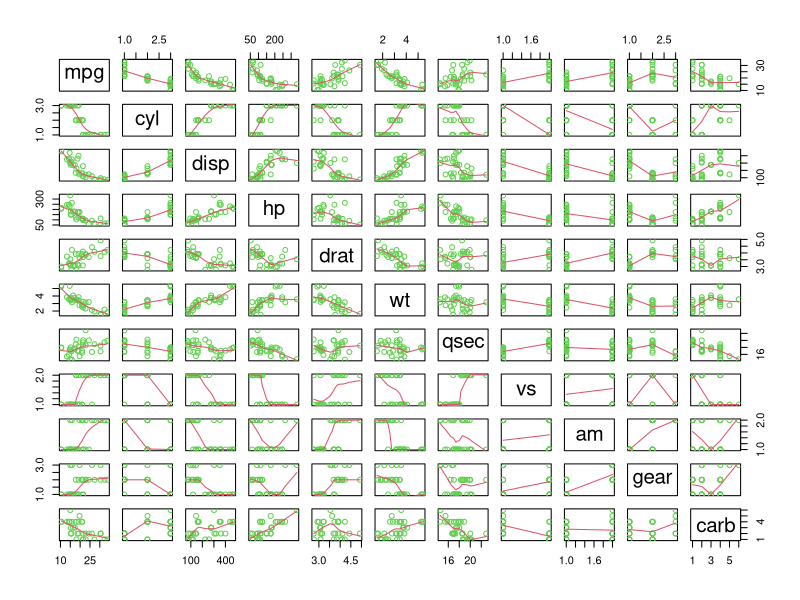
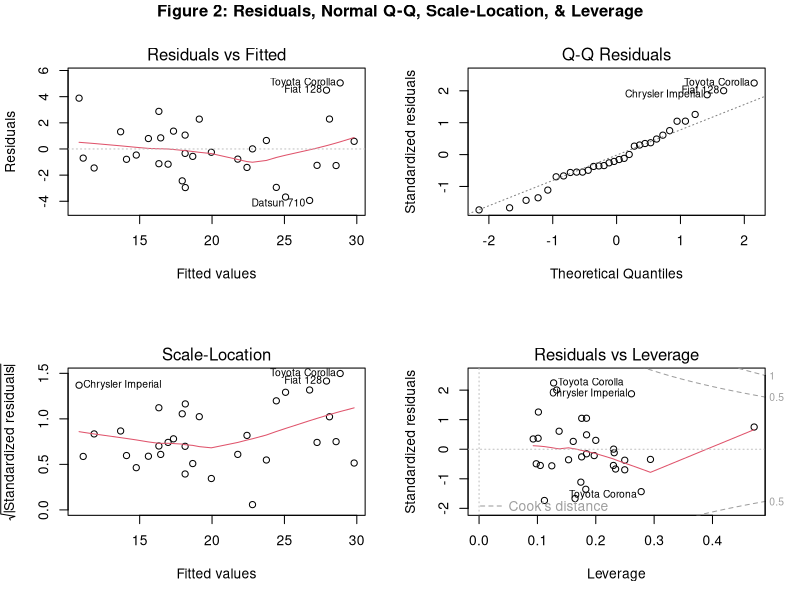

Here is the R script that generated these plots, in order:
## ---- chunk 1
library(datasets)
## ---- chunk 2
data(mtcars)
## ---- chunk 3
mtcars$cyl  <- factor(mtcars$cyl)
mtcars$vs   <- factor(mtcars$vs)
mtcars$am   <- factor(mtcars$am, labels = c("Automatic","Manual"))
mtcars$gear <- factor(mtcars$gear)
mtcars$carb <- factor(mtcars$carb)
pairs(mtcars, panel = panel.smooth, col = 3 )
## ---- chunk 4
model1 <- lm(mpg ~ ., mtcars) #initial model
best_model <- step(model1, direction = "both") #best fit model
## ---- chunk 5
summary(best_model)
## ---- chunk 6
summary(best_model)$r.squared
## ---- chunk 7
par(mfrow=c(2,2))
plot(best_model)
title("Figure 2: Residuals, Normal Q-Q, Scale-Location, & Leverage", line = -1,  outer = TRUE)
